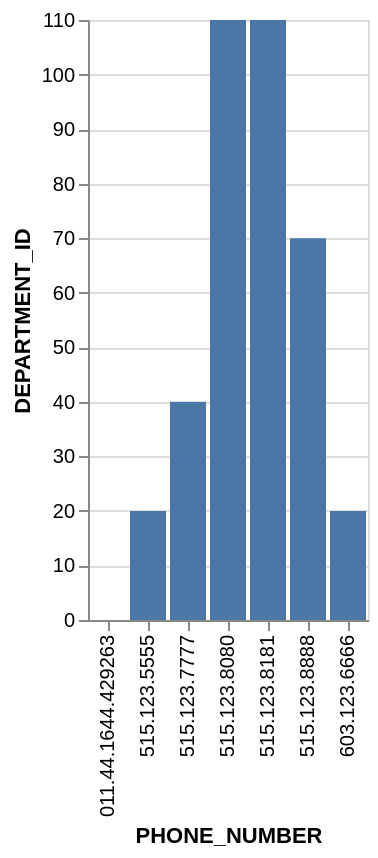

Express this chart as Vega-Lite.
### Vega-Lite specification from a JSON file in a GitHub repository (floating-point values rounded to 4 significant figures)
{"data": {"values": [{"x_data": "011.44.1644.429263", "y_data": 0}, {"x_data": "515.123.5555", "y_data": 20}, {"x_data": "515.123.7777", "y_data": 40}, {"x_data": "515.123.8080", "y_data": 110}, {"x_data": "515.123.8181", "y_data": 110}, {"x_data": "515.123.8888", "y_data": 70}, {"x_data": "603.123.6666", "y_data": 20}]}, "mark": "bar", "encoding": {"x": {"field": "x_data", "type": "nominal", "title": "PHONE_NUMBER", "sort": "ascending"}, "y": {"field": "y_data", "type": "quantitative", "title": "DEPARTMENT_ID"}}}
